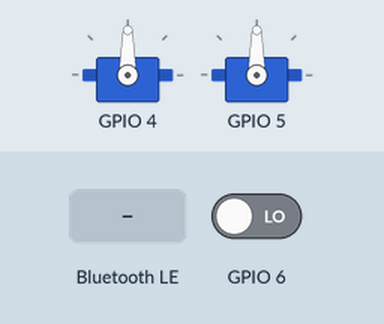
Simulated run of this program. Board: ESP32-S3. Shown: 2 × servo. The inputs (shaded band) are chosen by the test bench; at power-on: GPIO 6 LOW. Random numbers use the default seed unless the program sets one; nothing arrives over Bluetooth unless stated; a phone connects over Bluetooth LE 3 s after start; what the program prints to the serial monitor is not drawn.

Above: at 1.4 s.
1.5 s: GPIO 6 driven HIGH
10.5 s: Bluetooth LE write "happy" received
Timing chart, 0 to 17.5 s (numbered marks = the images above; inputs shaded):
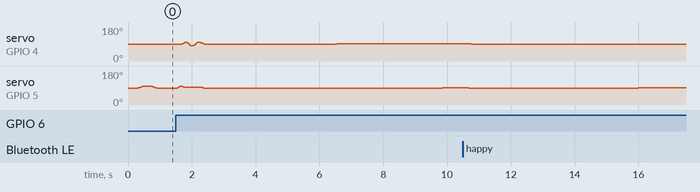

The program:

main.cpp
```cpp
// DeskMate DIY – firmware "ciała" robota.
// Telefon (mózg) wysyła tekstowe komendy przez BLE, ESP32 porusza głową.
// Te same komendy można wpisywać w monitorze portu szeregowego (115200).
// Protokół: docs/protokol-ble.md

#include <Arduino.h>
#include <NimBLEDevice.h>

#include "Motion.h"
#include "config.h"

namespace {

constexpr size_t CMD_MAX = 64;

Motion motion;
QueueHandle_t cmdQueue = nullptr;
NimBLECharacteristic* statusChr = nullptr;
volatile bool bleConnected = false;
volatile bool bleJustDisconnected = false;

void notify(const String& msg) {
  if (msg.isEmpty()) return;
  Serial.println(msg);
  if (statusChr != nullptr && bleConnected) {
    statusChr->setValue(std::string(msg.c_str()));
    statusChr->notify();
  }
}

String statusLine() {
  const Pose p = motion.current();
  char buf[64];
  snprintf(buf, sizeof(buf), "S %.1f %.1f idle=%d sleep=%d", p.pan, p.tilt,
           motion.idleEnabled() ? 1 : 0, motion.asleep() ? 1 : 0);
  return String(buf);
}

String handleCommand(String line) {
  line.trim();
  if (line.isEmpty()) return "";

  const char cmd = static_cast<char>(toupper(line[0]));
  String args = line.substring(1);
  args.trim();

  switch (cmd) {
    case 'L': {  // L <pan> <tilt> [ms]
      float pan = 0, tilt = 0;
      int ms = 400;
      if (sscanf(args.c_str(), "%f %f %d", &pan, &tilt, &ms) < 2) {
        return "ERR usage: L <pan> <tilt> [ms]";
      }
      motion.lookAt(pan, tilt, static_cast<uint16_t>(constrain(ms, 20, 5000)));
      return "";  // L przychodzi często (śledzenie twarzy) – bez potwierdzeń
    }
    case 'G':  // G <gest>
      return motion.playGesture(args) ? "OK" : "ERR unknown gesture";
    case 'H':
      motion.home();
      return "OK";
    case 'I':  // I 0|1
      motion.setIdle(args.toInt() != 0);
      return "OK";
    case 'S':
      return statusLine();
    case 'P':
      return "PONG";
    case '?':
      return "CMDS: L <pan> <tilt> [ms] | G nod|shake|happy|sad|curious|sleep|wake | H | I 0|1 | S | P";
    default:
      return "ERR unknown command";
  }
}

// --- BLE ---------------------------------------------------------------

class ServerCallbacks : public NimBLEServerCallbacks {
  void onConnect(NimBLEServer* /*server*/) override { bleConnected = true; }
  void onDisconnect(NimBLEServer* /*server*/) override {
    bleConnected = false;
    bleJustDisconnected = true;
  }
};

class CmdCallbacks : public NimBLECharacteristicCallbacks {
  // Wywoływane w wątku stosu BLE – tylko kopiujemy do kolejki,
  // a wykonanie odbywa się w loop(), żeby nie ruszać serw z dwóch wątków.
  void onWrite(NimBLECharacteristic* chr) override {
    const std::string value = chr->getValue();
    char buf[CMD_MAX] = {0};
    // Jeden zapis może zawierać kilka komend oddzielonych '\n' lub ';'
    size_t n = 0;
    for (char c : value) {
      if (c == '\n' || c == ';') {
        if (n > 0) xQueueSend(cmdQueue, buf, 0);
        memset(buf, 0, sizeof(buf));
        n = 0;
      } else if (n < CMD_MAX - 1) {
        buf[n++] = c;
      }
    }
    if (n > 0) xQueueSend(cmdQueue, buf, 0);
  }
};

void setupBle() {
  NimBLEDevice::init(cfg::DEVICE_NAME);
  NimBLEDevice::setPower(ESP_PWR_LVL_P9);

  NimBLEServer* server = NimBLEDevice::createServer();
  server->setCallbacks(new ServerCallbacks());

  NimBLEService* service = server->createService(cfg::SERVICE_UUID);
  NimBLECharacteristic* cmdChr = service->createCharacteristic(
      cfg::CMD_UUID, NIMBLE_PROPERTY::WRITE | NIMBLE_PROPERTY::WRITE_NR);
  cmdChr->setCallbacks(new CmdCallbacks());

  statusChr = service->createCharacteristic(
      cfg::STATUS_UUID, NIMBLE_PROPERTY::READ | NIMBLE_PROPERTY::NOTIFY);
  statusChr->setValue("READY");

  service->start();

  NimBLEAdvertising* adv = NimBLEDevice::getAdvertising();
  adv->addServiceUUID(cfg::SERVICE_UUID);
  adv->setScanResponse(true);
  adv->start();
}

// --- Dotyk (opcjonalny TTP223) ----------------------------------------

void pollTouch() {
  if (PIN_TOUCH < 0) return;
  static bool last = false;
  static uint32_t lastChange = 0;
  const bool now = digitalRead(PIN_TOUCH) == HIGH;
  if (now != last && millis() - lastChange > cfg::TOUCH_DEBOUNCE_MS) {
    lastChange = millis();
    last = now;
    if (now) {
      motion.playGesture("happy");
      notify("TOUCH");
    }
  }
}

// --- Port szeregowy ----------------------------------------------------

void pollSerial() {
  static String line;
  while (Serial.available()) {
    const char c = static_cast<char>(Serial.read());
    if (c == '\n' || c == '\r') {
      if (!line.isEmpty()) {
        const String resp = handleCommand(line);
        Serial.println(resp.isEmpty() ? "OK" : resp);
        line = "";
      }
    } else if (line.length() < CMD_MAX) {
      line += c;
    }
  }
}

}  // namespace

void setup() {
  Serial.begin(115200);
  delay(200);
  Serial.println("DeskMate DIY firmware – start");

  if (PIN_TOUCH >= 0) pinMode(PIN_TOUCH, INPUT);

  cmdQueue = xQueueCreate(16, CMD_MAX);
  motion.begin();
  setupBle();
  motion.playGesture("wake");

  Serial.println("BLE gotowe, nazwa: " + String(cfg::DEVICE_NAME));
  Serial.println(handleCommand("?"));
}

void loop() {
  char buf[CMD_MAX];
  while (xQueueReceive(cmdQueue, buf, 0) == pdTRUE) {
    notify(handleCommand(String(buf)));
  }

  if (bleJustDisconnected) {
    bleJustDisconnected = false;
    motion.home();  // telefon zdjęty / rozłączony – wróć do środka
  }

  pollSerial();
  pollTouch();
  motion.update();
  delay(5);  // ~200 Hz aktualizacji ruchu
}
```

Motion.cpp
```cpp
#include "Motion.h"

#include "config.h"

void Motion::begin() {
  ESP32PWM::allocateTimer(0);
  ESP32PWM::allocateTimer(1);
  panServo_.setPeriodHertz(50);
  tiltServo_.setPeriodHertz(50);
  panServo_.attach(PIN_PAN, cfg::SERVO_MIN_US, cfg::SERVO_MAX_US);
  tiltServo_.attach(PIN_TILT, cfg::SERVO_MIN_US, cfg::SERVO_MAX_US);
  current_ = {0, 0};
  write(current_);
  markActivity();
}

void Motion::update() {
  const uint32_t now = millis();

  if (moving_) {
    const uint32_t elapsed = now - segStart_;
    if (elapsed >= segDur_) {
      current_ = to_;
      moving_ = false;
      holding_ = segHold_ > 0;
      holdStart_ = now;
    } else {
      const float t = ease(static_cast<float>(elapsed) / segDur_);
      current_.pan = from_.pan + (to_.pan - from_.pan) * t;
      current_.tilt = from_.tilt + (to_.tilt - from_.tilt) * t;
    }
    write(current_);
  } else if (holding_ && now - holdStart_ >= segHold_) {
    holding_ = false;
  }

  if (moving_ || holding_) return;

  if (qCount_ > 0) {
    startNext();
    return;
  }

  // Spoczynek: drobne, losowe ruchy wokół pozycji bazowej ("oddychanie").
  if (idleEnabled_ && !asleep_ && now - lastActivity_ > cfg::IDLE_DELAY_MS &&
      static_cast<int32_t>(now - nextIdleAt_) >= 0) {
    const float dp = random(-100, 101) / 100.0f * cfg::IDLE_PAN_RANGE;
    const float dt = random(-100, 101) / 100.0f * cfg::IDLE_TILT_RANGE;
    push({clamp({base_.pan + dp, base_.tilt + dt}),
          static_cast<uint16_t>(random(1200, 2600)),
          static_cast<uint16_t>(random(300, 1200))});
    nextIdleAt_ = now + random(2500, 6000);
  }
}

void Motion::lookAt(float pan, float tilt, uint16_t ms) {
  clearQueue();
  asleep_ = false;
  base_ = clamp({pan, tilt});
  push({base_, ms, 0});
  moving_ = false;  // przerwij bieżący segment – nowy startuje z aktualnej pozycji
  holding_ = false;
  startNext();
  markActivity();
}

void Motion::home(uint16_t ms) { lookAt(0, 0, ms); }

bool Motion::playGesture(String name) {
  name.trim();
  name.toLowerCase();

  const Pose b = base_;
  auto k = [&](float dp, float dt, uint16_t ms, uint16_t hold = 0) {
    push({clamp({b.pan + dp, b.tilt + dt}), ms, hold});
  };

  clearQueue();
  if (name == "nod") {  // "tak"
    k(0, 12, 180);
    k(0, -6, 180);
    k(0, 10, 160);
    k(0, 0, 220);
  } else if (name == "shake") {  // "nie"
    k(15, 0, 180);
    k(-15, 0, 240);
    k(10, 0, 200);
    k(0, 0, 200);
  } else if (name == "happy") {
    k(0, 8, 150);
    k(8, 4, 150);
    k(-8, 4, 200);
    k(8, 4, 200);
    k(0, 0, 250);
  } else if (name == "sad") {
    k(0, -18, 900, 800);
    k(0, 0, 700);
  } else if (name == "curious") {
    k(10, 10, 400, 700);
    k(0, 0, 400);
  } else if (name == "sleep") {
    k(0, cfg::TILT_MIN - b.tilt, 1500);
    asleep_ = true;
  } else if (name == "wake") {
    asleep_ = false;
    k(0, 10, 400);
    k(0, 0, 400);
  } else {
    return false;
  }

  moving_ = false;
  holding_ = false;
  startNext();
  markActivity();
  return true;
}

void Motion::setIdle(bool enabled) {
  idleEnabled_ = enabled;
  markActivity();
}

bool Motion::push(const Keyframe& k) {
  if (qCount_ >= QUEUE_LEN) return false;
  queue_[(qHead_ + qCount_) % QUEUE_LEN] = k;
  qCount_++;
  return true;
}

void Motion::startNext() {
  if (qCount_ == 0) return;
  const Keyframe k = queue_[qHead_];
  qHead_ = (qHead_ + 1) % QUEUE_LEN;
  qCount_--;

  from_ = current_;
  to_ = clamp(k.pose);
  segDur_ = k.durationMs > 0 ? k.durationMs : 1;
  segHold_ = k.holdMs;
  segStart_ = millis();
  moving_ = true;
  holding_ = false;
}

void Motion::write(const Pose& p) {
  const float panSign = cfg::PAN_INVERT ? -1.0f : 1.0f;
  const float tiltSign = cfg::TILT_INVERT ? -1.0f : 1.0f;
  const int panUs = constrain(
      static_cast<int>(cfg::PAN_CENTER_US + panSign * p.pan * cfg::US_PER_DEG),
      cfg::SERVO_MIN_US, cfg::SERVO_MAX_US);
  const int tiltUs = constrain(
      static_cast<int>(cfg::TILT_CENTER_US + tiltSign * p.tilt * cfg::US_PER_DEG),
      cfg::SERVO_MIN_US, cfg::SERVO_MAX_US);
  panServo_.writeMicroseconds(panUs);
  tiltServo_.writeMicroseconds(tiltUs);
}

void Motion::markActivity() {
  lastActivity_ = millis();
  nextIdleAt_ = lastActivity_;
}

// easeInOutCubic – łagodny start i hamowanie, jak u żywego stworzenia
float Motion::ease(float t) {
  if (t < 0.5f) return 4.0f * t * t * t;
  const float f = -2.0f * t + 2.0f;
  return 1.0f - f * f * f / 2.0f;
}

Pose Motion::clamp(Pose p) {
  p.pan = constrain(p.pan, cfg::PAN_MIN, cfg::PAN_MAX);
  p.tilt = constrain(p.tilt, cfg::TILT_MIN, cfg::TILT_MAX);
  return p;
}
```

Motion.h
```cpp
#pragma once
// Płynny ruch "głowy": kolejka klatek kluczowych + wygładzanie (easing)
// + mikro-ruchy w spoczynku, żeby robot wyglądał na żywego.

#include <Arduino.h>
#include <ESP32Servo.h>

struct Pose {
  float pan;
  float tilt;
};

struct Keyframe {
  Pose pose;
  uint16_t durationMs;  // czas dojścia do pozycji
  uint16_t holdMs;      // ile stać w pozycji po dojściu
};

class Motion {
 public:
  void begin();
  void update();  // wywoływać jak najczęściej w loop()

  // Natychmiast przerywa bieżący gest i płynnie patrzy w dany punkt.
  void lookAt(float pan, float tilt, uint16_t ms);
  void home(uint16_t ms = 600);

  // Gesty: nod, shake, happy, sad, curious, sleep, wake. false = nieznany.
  bool playGesture(String name);

  void setIdle(bool enabled);
  bool idleEnabled() const { return idleEnabled_; }
  bool asleep() const { return asleep_; }
  Pose current() const { return current_; }
  Pose target() const { return base_; }

 private:
  static constexpr size_t QUEUE_LEN = 16;

  bool push(const Keyframe& k);
  void clearQueue() { qHead_ = 0; qCount_ = 0; }
  void startNext();
  void write(const Pose& p);
  void markActivity();
  static float ease(float t);
  static Pose clamp(Pose p);

  Servo panServo_;
  Servo tiltServo_;

  Keyframe queue_[QUEUE_LEN];
  size_t qHead_ = 0;
  size_t qCount_ = 0;

  Pose current_{0, 0};
  Pose from_{0, 0};
  Pose to_{0, 0};
  Pose base_{0, 0};  // "docelowe" spojrzenie, wokół którego są gesty i idle

  uint32_t segStart_ = 0;
  uint16_t segDur_ = 0;
  uint16_t segHold_ = 0;
  uint32_t holdStart_ = 0;
  bool moving_ = false;
  bool holding_ = false;

  bool idleEnabled_ = true;
  bool asleep_ = false;
  uint32_t lastActivity_ = 0;
  uint32_t nextIdleAt_ = 0;
};
```

config.h
```cpp
#pragma once
// Konfiguracja sprzętu. Piny można nadpisać w platformio.ini (build_flags -DPIN_...).

#include <Arduino.h>

#ifndef PIN_PAN
#define PIN_PAN 4      // serwo obrotu (lewo/prawo)
#endif
#ifndef PIN_TILT
#define PIN_TILT 5     // serwo pochylenia (góra/dół)
#endif
#ifndef PIN_TOUCH
#define PIN_TOUCH -1   // czujnik dotyku TTP223 (wyjście cyfrowe), -1 = brak
#endif

namespace cfg {

// --- BLE ---------------------------------------------------------------
// Musi zgadzać się z aplikacją (android/.../Config.kt) i docs/protokol-ble.md
constexpr const char* DEVICE_NAME  = "DeskMate-DIY";
constexpr const char* SERVICE_UUID = "4d7d0001-8a3e-4b8f-9c1a-2f6d5e7a9b10";
constexpr const char* CMD_UUID     = "4d7d0002-8a3e-4b8f-9c1a-2f6d5e7a9b10";  // write
constexpr const char* STATUS_UUID  = "4d7d0003-8a3e-4b8f-9c1a-2f6d5e7a9b10";  // notify

// --- Serwa -------------------------------------------------------------
// Kąty w stopniach względem pozycji "patrzę prosto" (0, 0).
constexpr float PAN_MIN  = -80.0f;
constexpr float PAN_MAX  =  80.0f;
constexpr float TILT_MIN = -25.0f;   // w dół
constexpr float TILT_MAX =  30.0f;   // w górę

// Kalibracja: impuls dla pozycji środkowej i ile mikrosekund na stopień.
// Typowe serwo 180°: 500–2500 µs  ->  ~11.1 µs/°
constexpr int   PAN_CENTER_US  = 1500;
constexpr int   TILT_CENTER_US = 1500;
constexpr float US_PER_DEG     = 2000.0f / 180.0f;
constexpr bool  PAN_INVERT     = false;
constexpr bool  TILT_INVERT    = false;
constexpr int   SERVO_MIN_US   = 500;
constexpr int   SERVO_MAX_US   = 2500;

// --- Zachowanie --------------------------------------------------------
constexpr uint32_t IDLE_DELAY_MS   = 4000;  // po ilu ms bez komend zaczyna "oddychać"
constexpr float    IDLE_PAN_RANGE  = 6.0f;  // amplituda mikro-ruchów w spoczynku
constexpr float    IDLE_TILT_RANGE = 3.0f;
constexpr uint32_t TOUCH_DEBOUNCE_MS = 300;

}  // namespace cfg
```
